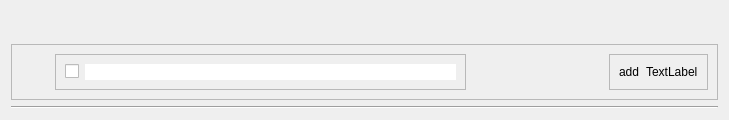
<?xml version="1.0" encoding="UTF-8"?>
<ui version="4.0">
 <class>taskFrame</class>
 <widget class="QFrame" name="taskFrame">
  <property name="geometry">
   <rect>
    <x>0</x>
    <y>0</y>
    <width>729</width>
    <height>120</height>
   </rect>
  </property>
  <property name="minimumSize">
   <size>
    <width>0</width>
    <height>120</height>
   </size>
  </property>
  <property name="maximumSize">
   <size>
    <width>16777215</width>
    <height>120</height>
   </size>
  </property>
  <property name="windowTitle">
   <string>Frame</string>
  </property>
  <layout class="QVBoxLayout" name="verticalLayout">
   <item>
    <spacer name="verticalSpacer_2">
     <property name="orientation">
      <enum>Qt::Vertical</enum>
     </property>
     <property name="sizeHint" stdset="0">
      <size>
       <width>20</width>
       <height>50</height>
      </size>
     </property>
    </spacer>
   </item>
   <item>
    <widget class="QFrame" name="frame_2">
     <property name="frameShape">
      <enum>QFrame::StyledPanel</enum>
     </property>
     <property name="frameShadow">
      <enum>QFrame::Raised</enum>
     </property>
     <layout class="QHBoxLayout" name="horizontalLayout_3" stretch="1,12,4,1">
      <item>
       <spacer name="horizontalSpacer">
        <property name="orientation">
         <enum>Qt::Horizontal</enum>
        </property>
        <property name="sizeHint" stdset="0">
         <size>
          <width>33</width>
          <height>20</height>
         </size>
        </property>
       </spacer>
      </item>
      <item>
       <widget class="QFrame" name="frame">
        <property name="frameShape">
         <enum>QFrame::StyledPanel</enum>
        </property>
        <property name="frameShadow">
         <enum>QFrame::Raised</enum>
        </property>
        <layout class="QHBoxLayout" name="horizontalLayout">
         <item>
          <widget class="QCheckBox" name="check_over">
           <property name="text">
            <string/>
           </property>
          </widget>
         </item>
         <item>
          <widget class="QLineEdit" name="content">
           <property name="styleSheet">
            <string notr="true">border: none;</string>
           </property>
          </widget>
         </item>
        </layout>
       </widget>
      </item>
      <item>
       <spacer name="horizontalSpacer_2">
        <property name="orientation">
         <enum>Qt::Horizontal</enum>
        </property>
        <property name="sizeHint" stdset="0">
         <size>
          <width>142</width>
          <height>20</height>
         </size>
        </property>
       </spacer>
      </item>
      <item>
       <widget class="QFrame" name="frame_3">
        <property name="frameShape">
         <enum>QFrame::StyledPanel</enum>
        </property>
        <property name="frameShadow">
         <enum>QFrame::Raised</enum>
        </property>
        <layout class="QHBoxLayout" name="horizontalLayout_2">
         <item>
          <widget class="QLabel" name="label">
           <property name="text">
            <string>add</string>
           </property>
          </widget>
         </item>
         <item>
          <widget class="QLabel" name="time_show">
           <property name="text">
            <string>TextLabel</string>
           </property>
          </widget>
         </item>
        </layout>
       </widget>
      </item>
     </layout>
    </widget>
   </item>
   <item>
    <widget class="Line" name="line">
     <property name="orientation">
      <enum>Qt::Horizontal</enum>
     </property>
    </widget>
   </item>
  </layout>
 </widget>
 <resources/>
 <connections/>
</ui>
